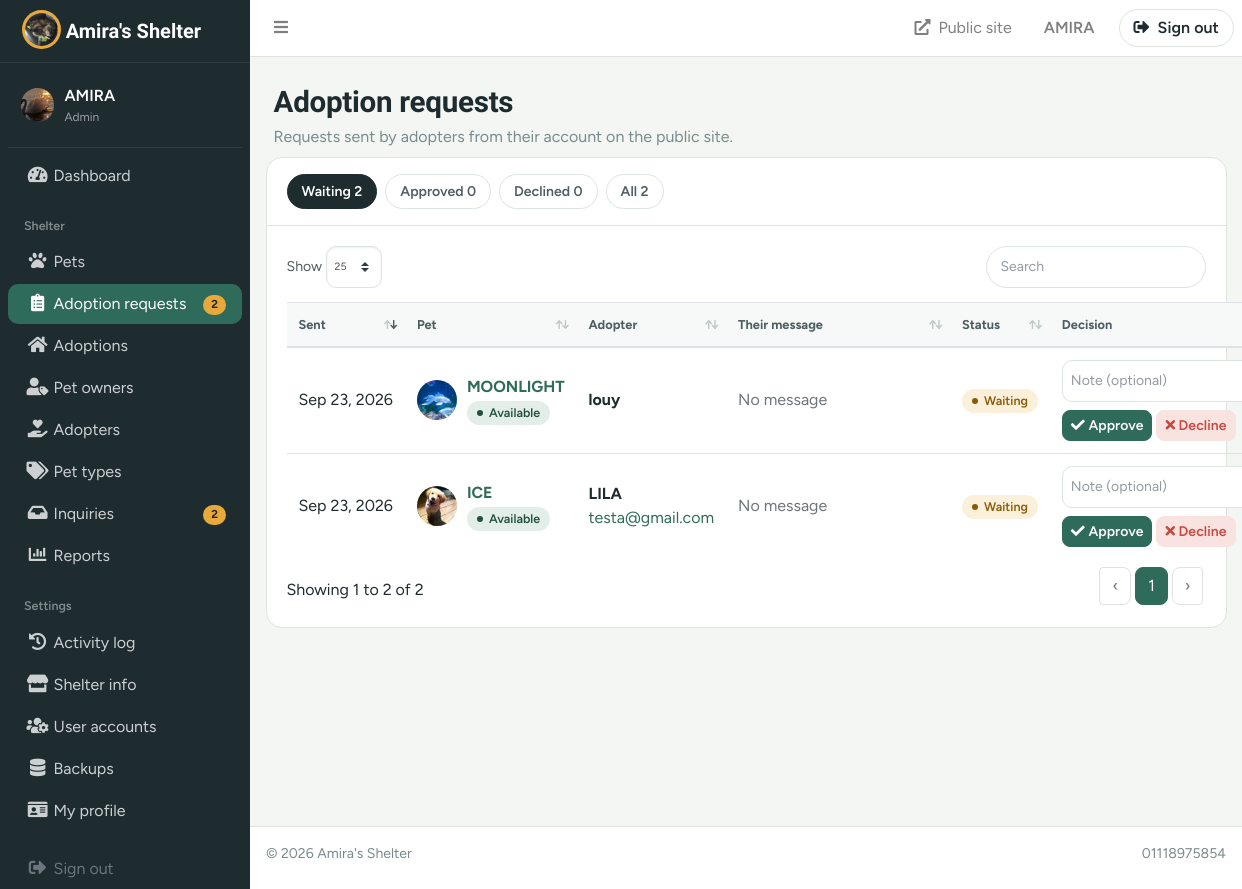
Screenshot of /admin/adoption-requests (signed in) with the database file from the repository.
### tables this page shows
CREATE TABLE tbl_user (
    user_id       INTEGER PRIMARY KEY AUTOINCREMENT,
    username      TEXT NOT NULL UNIQUE,
    password      TEXT NOT NULL,
    complete_name TEXT NOT NULL,
    designation   TEXT NOT NULL DEFAULT '',
    profile_image TEXT NOT NULL DEFAULT '',
    user_type     TEXT NOT NULL DEFAULT 'user' CHECK (user_type IN ('admin', 'user'))
);

CREATE TABLE tbl_company (
    company_id      INTEGER PRIMARY KEY AUTOINCREMENT,
    company_logo    TEXT,
    company_name    TEXT,
    company_address TEXT,
    company_contact TEXT,
    company_website TEXT
);

CREATE TABLE tbl_adoption_request (
    adoption_request_id INTEGER PRIMARY KEY AUTOINCREMENT,
    pet_id              INTEGER,
    adopter_id          INTEGER,
    request_date        TEXT,
    status              TEXT NOT NULL DEFAULT 'Pending' CHECK (status IN ('Pending', 'Approved', 'Rejected')),
    approval_date       TEXT,
    remarks             TEXT,
    user_id             INTEGER
, message TEXT);

CREATE TABLE tbl_pet (
    pet_id                INTEGER PRIMARY KEY AUTOINCREMENT,
    pet_owner_id          INTEGER REFERENCES tbl_pet_owner (pet_owner_id),
    pet_name              TEXT NOT NULL,
    pet_type_id           INTEGER REFERENCES tbl_pet_type (pet_type_id),
    description           TEXT,
    age                   INTEGER,
    gender                TEXT CHECK (gender IN ('Male', 'Female')),
    health_status         TEXT NOT NULL CHECK (health_status IN ('Healthy', 'Needs Treatment')),
    upload_health_history TEXT,
    vaccination_status    TEXT NOT NULL CHECK (vaccination_status IN ('Vaccinated', 'Not Vaccinated')),
    proof_of_vaccination  TEXT,
    adoption_status       TEXT NOT NULL CHECK (adoption_status IN ('Available', 'Pending', 'Adopted')),
    pet_profile_image     TEXT NOT NULL DEFAULT '',
    date_registered       TEXT
);

CREATE TABLE tbl_adopter (
    adopter_id       INTEGER PRIMARY KEY AUTOINCREMENT,
    adopter_name     TEXT NOT NULL,
    adopter_contact  TEXT,
    adopter_email    TEXT,
    adopter_address  TEXT,
    adopter_profile  TEXT,
    adopter_username TEXT NOT NULL UNIQUE,
    adopter_password TEXT NOT NULL
);

### petapp/adoptions.py (the view)
@bp.route("/adoption-requests")
@login_required
def requests_list():
    status = request.args.get("status", "Pending")
    if status not in REQUEST_STATUSES + ["all"]:
        status = "Pending"
    sql = """SELECT r.*, p.pet_name, p.pet_profile_image, p.adoption_status,
                    a.adopter_name, a.adopter_email, a.adopter_contact, a.adopter_address, u.complete_name AS staff_name
             FROM tbl_adoption_request r
             LEFT JOIN tbl_pet p ON p.pet_id = r.pet_id
             LEFT JOIN tbl_adopter a ON a.adopter_id = r.adopter_id
             LEFT JOIN tbl_user u ON u.user_id = r.user_id"""
    rows = query(sql + ("" if status == "all" else " WHERE r.status = ?") + " ORDER BY r.adoption_request_id DESC",
                 () if status == "all" else (status,))
    counts = {s: 0 for s in REQUEST_STATUSES}
    for r in query("SELECT status, COUNT(*) n FROM tbl_adoption_request GROUP BY status"):
        counts[r["status"]] = r["n"]
    return render_template("admin/adoption_requests.html", rows=rows, status=status, counts=counts)

### petapp/adoptions.py (called while the page is built)
def staff_badges():
    return {
        "requests": scalar("SELECT COUNT(*) FROM tbl_adoption_request WHERE status = 'Pending'") or 0,
        "inquiries": scalar("SELECT COUNT(*) FROM tbl_inquiry WHERE status = 'New'") or 0,
    }

### petapp/db.py (called while the page is built)
def db_path():
    return Path(current_app.instance_path) / "petadoption.db"

def get_db():
    if "db" not in g:
        conn = sqlite3.connect(db_path(), detect_types=0, timeout=10)
        conn.row_factory = sqlite3.Row
        conn.execute("PRAGMA foreign_keys = ON")
        g.db = conn
    return g.db

def query(sql, params=(), one=False):
    cur = get_db().execute(sql, params)
    rows = cur.fetchall()
    cur.close()
    return (rows[0] if rows else None) if one else rows

def scalar(sql, params=()):
    row = get_db().execute(sql, params).fetchone()
    return row[0] if row else None

### petapp/helpers.py (called while the page is built)
def get_company():
    if "company" not in g:
        row = query("SELECT * FROM tbl_company ORDER BY company_id LIMIT 1", one=True)
        company = dict(row) if row else {}
        company.setdefault("company_id", None)
        for key in ("company_logo", "company_name", "company_address", "company_contact", "company_website"):
            company[key] = company.get(key) or ""
        company["company_name"] = company["company_name"] or "Pet Adoption Center"
        g.company = company
    return g.company

def _parse(value):
    if not value:
        return None
    if isinstance(value, datetime):
        return value
    for fmt in ("%Y-%m-%d %H:%M:%S", "%Y-%m-%d"):
        try:
            return datetime.strptime(str(value)[:19], fmt)
        except ValueError:
            continue
    return None

def fmt_date(value):
    d = _parse(value)
    return d.strftime("%b %d, %Y").replace(" 0", " ") if d else (value or "")

def status_class(status):
    return STATUS_CLASS.get(status, "done")

### petapp/portal.py (called while the page is built, shortened)
def load_member():
    kind, mid = session.get("member_kind"), session.get("member_id")
    if kind not in KINDS or not mid:
        return None

### petapp/security.py (called while the page is built)
def csrf_token():
    if "csrf_token" not in session:
        session["csrf_token"] = secrets.token_hex(32)
    return session["csrf_token"]

def csrf_field():
    return Markup(f'<input type="hidden" name="csrf_token" value="{csrf_token()}">')

def login_required(view):
    @wraps(view)
    def wrapped(*args, **kwargs):
        if g.user is None:
            flash("Sign in to continue.", "error")
            return redirect(url_for("auth.login", next=request.full_path))
        return view(*args, **kwargs)
    return wrapped

### templates/admin/adoption_requests.html (shortened to what this page needs)
{% extends "base_admin.html" %}
{% from "_macros.html" import pill, upload_img with context %}
{% block title %}Adoption requests{% endblock %}
{% block subheading %}<p class="pa-greeting">Requests sent by adopters from their account on the public site.</p>{% endblock %}
{% block content %}
<div class="card">
  <div class="card-header">
    <nav class="pa-filter" aria-label="Filter by status">
      {% for s, label in [('Pending', 'Waiting'), ('Approved', 'Approved'), ('Rejected', 'Declined')] %}
      <a href="{{ url_for('adoptions.requests_list', status=s) }}" {% if status == s %}aria-current="page"{% endif %}>{{ label }} {{ counts[s] }}</a>
      {% endfor %}
      <a href="{{ url_for('adoptions.requests_list', status='all') }}" {% if status == 'all' %}aria-current="page"{% endif %}>All {{ counts.values()|sum }}</a>
    </nav>
  </div>
  <div class="card-body">
    {% if not rows %}
      <p class="pa-empty mb-0">
        {% if status == 'Pending' %}No requests are waiting. When an adopter asks for a pet from their account, it shows up here.
        {% else %}Nothing here yet.{% endif %}
      </p>
    {% else %}
    <table class="table table-hover pa-datatable" data-order='[[0,"desc"]]'>
      <thead><tr>
        <th>Sent</th><th data-priority="1">Pet</th><th data-priority="1">Adopter</th><th>Their message</th><th>Status</th>
        <th data-orderable="false" data-priority="1" style="min-width:240px">Decision</th>
      </tr></thead>
      <tbody>
      {% for r in rows %}
        <tr>
          <td data-order="{{ r.request_date }}{{ '%06d'|format(r.adoption_request_id) }}" class="text-nowrap">{{ r.request_date|date }}</td>
          <td>
            <div class="d-flex align-items-center" style="gap:10px">
              {{ upload_img('pets', r.pet_profile_image, 'pa-avatar', '') }}
              <div>
                {% if r.pet_name %}<a href="{{ url_for('records.pet_edit', pet_id=r.pet_id) }}"><strong>{{ r.pet_name }}</strong></a><br>{{ pill(r.adoption_status) }}
                {% else %}<span class="text-muted">Deleted pet</span>{% endif %}
              </div>
            </div>
          </td>
          <td>
            <strong>{{ r.adopter_name or 'Deleted adopter' }}</strong>
            {% if r.adopter_email %}<br><a href="mailto:{{ r.adopter_email }}">{{ r.adopter_email }}</a>{% endif %}
          </td>
          <td style="min-width:200px">{% if r.message %}<div class="pa-request-note">{{ r.message }}</div>{% else %}<span class="text-muted">No message</span>{% endif %}</td>
          <td>
            {{ pill({'Pending': 'Waiting', 'Rejected': 'Declined'}.get(r.status, r.status)) }}
          </td>
          <td>
            {% if r.status == 'Pending' %}
              <form method="post" class="pa-decision">
                <input class="form-control form-control-sm mb-2" id="note-{{ r.adoption_request_id }}" name="remarks" maxlength="1000" placeholder="Note (optional)">
                <button class="btn btn-primary btn-sm" formaction="{{ url_for('adoptions.request_action', request_id=r.adoption_request_id, action='approve') }}"><i class="fas fa-check"></i> Approve</button>
                <button class="btn btn-danger btn-sm" formaction="{{ url_for('adoptions.request_action', request_id=r.adoption_request_id, action='reject') }}" data-confirm-click="Decline this request?"><i class="fas fa-times"></i> Decline</button>
              </form>
            {% elif r.status == 'Rejected' and r.adoption_status != 'Adopted' and r.pet_name %}
              <form method="post" action="{{ url_for('adoptions.request_action', request_id=r.adoption_request_id, action='reopen') }}">
                {{ csrf_field() }}<button class="btn btn-default btn-sm">Move back to waiting</button>
              </form>
            {% else %}<span class="text-muted small">No action needed</span>{% endif %}
          </td>
        </tr>
      {% endfor %}
      </tbody>
    </table>
    {% endif %}
  </div>
</div>
{% endblock %}

### templates/base_admin.html (shortened to what this page needs)
{% from "_macros.html" import upload_img with context %}
{% macro nav(endpoint, icon, label, also=(), badge=0) -%}
<li class="nav-item">
  <a href="{{ url_for(endpoint) }}" class="nav-link{% if request.endpoint == endpoint or request.endpoint in also %} active{% endif %}">
    <i class="nav-icon fas {{ icon }}"></i><p>{{ label }}{% if badge %}<span class="right pa-badge" aria-label="{{ badge }} waiting">{{ badge }}</span>{% endif %}</p>
  </a>
</li>
{%- endmacro %}
<!DOCTYPE html>
<html lang="en">
<head>
  {% include "_head.html" %}
  <link rel="stylesheet" href="{{ url_for('static', filename='vendor/datatables/dataTables.bootstrap4.min.css') }}">
  <link rel="stylesheet" href="{{ url_for('static', filename='vendor/datatables/responsive.bootstrap4.min.css') }}">
  <link rel="stylesheet" href="{{ url_for('static', filename='css/petcare-admin.css') }}">
</head>
<body class="hold-transition sidebar-mini">
<div class="wrapper">
  <nav class="main-header navbar navbar-expand navbar-white navbar-light">
    <ul class="navbar-nav">
      <li class="nav-item"><a class="nav-link" data-widget="pushmenu" href="#" role="button" aria-label="Toggle menu"><i class="fas fa-bars"></i></a></li>
    </ul>
    <ul class="navbar-nav ml-auto align-items-center">
      <li class="nav-item d-none d-sm-block">
        <a class="nav-link" href="{{ url_for('public.home') }}" target="_blank" rel="noopener"><i class="fas fa-external-link-alt mr-1"></i> Public site</a>
      </li>
      <li class="nav-item d-none d-md-block">
        <a class="nav-link pa-topbar-user" href="{{ url_for('accounts.profile') }}" title="My profile">{{ current_user.complete_name }}</a>
      </li>
      <li class="nav-item">
        <form action="{{ url_for('auth.logout') }}" method="post" class="ml-2">{{ csrf_field() }}
          <button class="btn pa-signout"><i class="fas fa-sign-out-alt mr-1"></i> Sign out</button>
        </form>
      </li>
    </ul>
  </nav>
  <aside class="main-sidebar sidebar-dark-primary elevation-0">
    <a href="{{ url_for('admin.dashboard') }}" class="brand-link">
      {% if company.company_logo %}
        {{ upload_img('logo', company.company_logo, 'brand-image img-circle') }}
      {% else %}
        <span class="brand-image img-circle pa-brand-dot"><i class="fas fa-paw"></i></span>
      {% endif %}
      <span class="brand-text">{{ company.company_name }}</span>
    </a>
    <div class="sidebar">
      <div class="user-panel mt-3 pb-3 mb-2 d-flex align-items-center">
        <div class="image">{{ upload_img('users', current_user.profile_image, 'img-circle') }}</div>
        <div class="info">
          <a href="{{ url_for('accounts.profile') }}" class="d-block">{{ current_user.complete_name }}</a>
          <small>{{ current_user.user_type }}</small>
        </div>
      </div>
      <nav class="mt-2">
        <ul class="nav nav-pills nav-sidebar flex-column" role="menu">
          {{ nav('admin.dashboard', 'fa-tachometer-alt', 'Dashboard') }}
          <li class="nav-header">Shelter</li>
          {{ nav('records.pets', 'fa-paw', 'Pets', ('records.pet_new', 'records.pet_edit')) }}
          {{ nav('adoptions.requests_list', 'fa-clipboard-list', 'Adoption requests', badge=staff_badges.requests) }}
          {{ nav('adoptions.adoptions_list', 'fa-home', 'Adoptions', ('adoptions.adoption_new',)) }}
          <li class="nav-item">
            <a href="{{ url_for('records.people', kind='owners') }}" class="nav-link{% if request.view_args and request.view_args.get('kind') == 'owners' %} active{% endif %}"><i class="nav-icon fas fa-user-tag"></i><p>Pet owners</p></a>
          </li>
          <li class="nav-item">
            <a href="{{ url_for('records.people', kind='adopters') }}" class="nav-link"><i class="nav-icon fas fa-hand-holding-heart"></i><p>Adopters</p></a>
          </li>
          {{ nav('records.pet_types', 'fa-tags', 'Pet types') }}
          {{ nav('admin.inquiries', 'fa-inbox', 'Inquiries', badge=staff_badges.inquiries) }}
          {{ nav('admin.reports', 'fa-chart-bar', 'Reports', ('admin.report',)) }}
          <li class="nav-header">Settings</li>
          {{ nav('admin.activity', 'fa-history', 'Activity log') }}
          {% if current_user.user_type == 'admin' %}
            {{ nav('accounts.company', 'fa-store', 'Shelter info') }}
            {{ nav('accounts.users', 'fa-users-cog', 'User accounts', ('accounts.user_form',)) }}
            {{ nav('admin.backups', 'fa-database', 'Backups') }}
          {% endif %}
          {{ nav('accounts.profile', 'fa-id-card', 'My profile') }}
          <li class="nav-item mt-3">
            <form action="{{ url_for('auth.logout') }}" method="post">{{ csrf_field() }}
              <button class="nav-link pa-nav-button"><i class="nav-icon fas fa-sign-out-alt"></i><p>Sign out</p></button>
            </form>
          </li>
        </ul>
      </nav>
    </div>
  </aside>
  <div class="content-wrapper">
    <div class="content-header">
      <div class="container-fluid d-flex flex-wrap align-items-end justify-content-between" style="gap:12px">
        <div>
          <h1 class="m-0">{% block heading %}{{ self.title() }}{% endblock %}</h1>
          {% block subheading %}{% endblock %}
        </div>
      </div>
    </div>
    <section class="content">
      <div class="container-fluid">
        {% block content %}{% endblock %}
      </div>
    </section>
  </div>
  <footer class="main-footer pa-footer">
    <div class="float-right d-none d-sm-inline">{{ company.company_contact }}</div>
    &copy; {{ now_year }} {{ company.company_name }}
  </footer>
</div>
</body>
</html>

### templates/_macros.html (shortened to what this page needs)
{% macro pill(status) -%}
<span class="pa-pill pa-pill--{{ status|status_class }}">{{ status }}</span>
{%- endmacro %}
{% macro upload_img(folder, name, cls="", alt="") -%}
{% if name %}<img src="{{ url_for('uploaded_file', folder=folder, filename=name) }}" class="{{ cls }}" alt="{{ alt }}" loading="lazy" onerror="this.onerror=null;this.src='{{ url_for('static', filename='img/placeholder.svg') }}'">
{% else %}<img src="{{ url_for('static', filename='img/placeholder.svg') }}" class="{{ cls }}" alt="{{ alt }}">{% endif %}
{%- endmacro %}

### rows the page displays
tbl_user: complete_name "AMIRA", profile_image (picture), user_type "Admin"
tbl_company: company_logo (picture), company_name "Amira's Shelter", company_contact "01118975854"
tbl_adoption_request: request_date "Sep 23, 2026", pet_profile_image (picture), pet_name "MOONLIGHT", adopter_name "louy", message "No message", status "Waiting"
tbl_pet: adoption_status "Available"
tbl_adoption_request: request_date "Sep 23, 2026", pet_profile_image (picture), pet_name "ICE", adopter_name "LILA", adopter_email "testa@gmail.com", message "No message", status "Waiting"
tbl_pet: adoption_status "Available"

### other values shown
{{ label }} "Dashboard Pets Adoption requests Adoptions Pet types Inquiries Reports Activity log Shelter info User accounts Backups My profile"
{{ badge }} "2 2"
{{ label }} "Waiting" "Approved" "Declined"
{{ counts[s] }} "2" "0" "0"
{{ counts.values()|sum }} "2"
